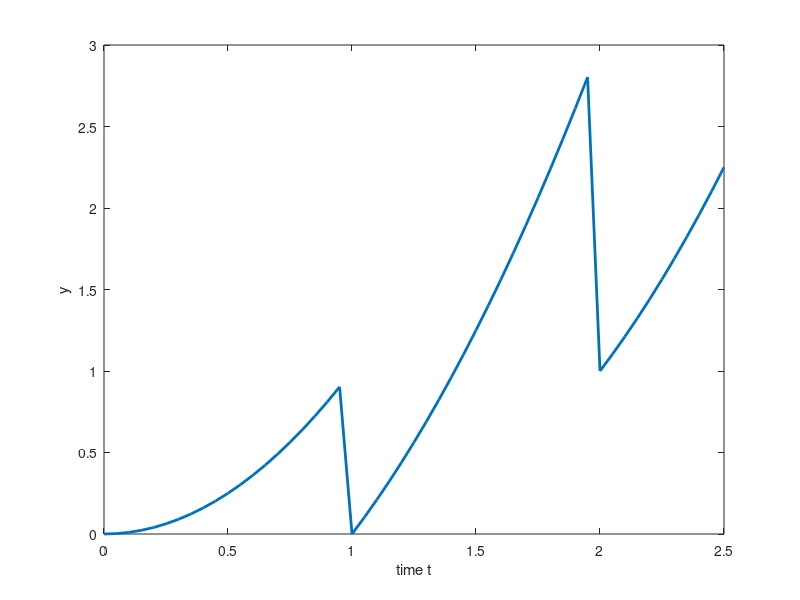

MATLAB code for this plot:
clear;close all;cla;

t_values = 0:0.05:2.5;
y_values = zeros(size(t_values));

for i = 1:length(t_values)
    t = t_values(i);
    if t >= 0 && t < 1
        y = t^2;
    elseif t >= 1 && t < 2
        y = t^2 - 1;
    elseif t >= 2 && t < 3
        y = (t - 1)^2;
    end
    y_values(i) = y;
end

plot(t_values, y_values, 'LineWidth',2);
xlabel('time t');
ylabel('y');
